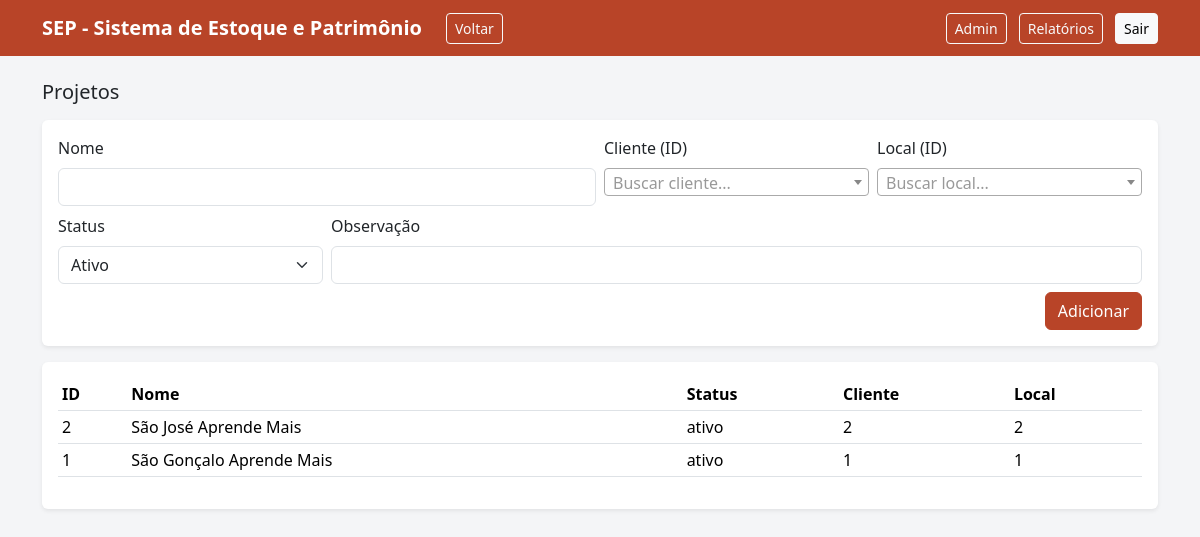
The page /admin/projetos (signed in) on the database its author committed.
### models.py (models this page shows)
class Projeto(db.Model):
    __tablename__ = "projeto"
    id = db.Column(db.Integer, primary_key=True)
    nome = db.Column(db.String(180), nullable=False)
    cliente_id = db.Column(db.Integer, db.ForeignKey("cliente.id"), nullable=True)
    local_id = db.Column(db.Integer, db.ForeignKey("local.id"), nullable=True)
    status = db.Column(db.String(40), nullable=False, default="ativo")
    data_inicio = db.Column(db.Date, nullable=True)
    data_fim = db.Column(db.Date, nullable=True)
    observacao = db.Column(db.Text, nullable=True)

### app.py (the view, shortened to what this page needs)
    @app.route("/admin/projetos", methods=["GET", "POST"])
    @admin_required
    def admin_projetos():
        projetos = Projeto.query.order_by(Projeto.id.desc()).all()
        return render_template("admin_projetos.html", projetos=projetos)

### templates/admin_projetos.html (shortened to what this page needs)
{% extends "base.html" %}
{% block content %}
<h1 class="h5 mb-3">Projetos</h1>
<div class="card shadow-sm mb-3">
  <div class="card-body">
    <form method="post" class="row g-2">
      <div class="col-md-6">
        <label class="form-label">Nome</label>
        <input class="form-control" name="nome" required>
      </div>
      <div class="col-md-3">
        <label class="form-label">Cliente (ID)</label>
      </div>
      <div class="col-md-3">
        <label class="form-label">Local (ID)</label>
      </div>
      <div class="col-md-3">
        <label class="form-label">Status</label>
        <select class="form-select" name="status">
          <option value="ativo">Ativo</option>
        </select>
      </div>
      <div class="col-md-9">
        <label class="form-label">Observação</label>
        <input class="form-control" name="observacao">
      </div>
      <div class="col-12 d-grid d-md-flex justify-content-end">
        <button class="btn btn-primary">Adicionar</button>
      </div>
    </form>
  </div>
</div>
<div class="card shadow-sm">
  <div class="card-body">
    <table class="table table-sm">
      <thead><tr><th>ID</th><th>Nome</th><th>Status</th><th>Cliente</th><th>Local</th></tr></thead>
      <tbody>
        {% for p in projetos %}
          <tr><td>{{ p.id }}</td><td>{{ p.nome }}</td><td>{{ p.status }}</td><td>{{ p.cliente_id or '-' }}</td><td>{{ p.local_id or '-' }}</td></tr>
        {% endfor %}
      </tbody>
    </table>
  </div>
</div>
{% endblock %}

### templates/base.html (style rules this page uses)
:root { --sep-primary:#B84428; --sep-secondary:#5B91C6; --sep-accent:#E2B353; --sep-bg:#f4f5f7; --sep-dark:#1f2937; }
body { background: var(--sep-bg); }
.btn-primary { background: var(--sep-primary); border-color: var(--sep-primary); }
.card { border: none; }

### rows shown on the page
Projeto: id "2", nome "São José Aprende Mais", status "ativo", cliente "2", local "2"
Projeto: id "1", nome "São Gonçalo Aprende Mais", status "ativo", cliente "1", local "1"

### other values the page prints
{{ app_title or "SEP" }} "SEP - Sistema de Estoque e Patrimônio"
